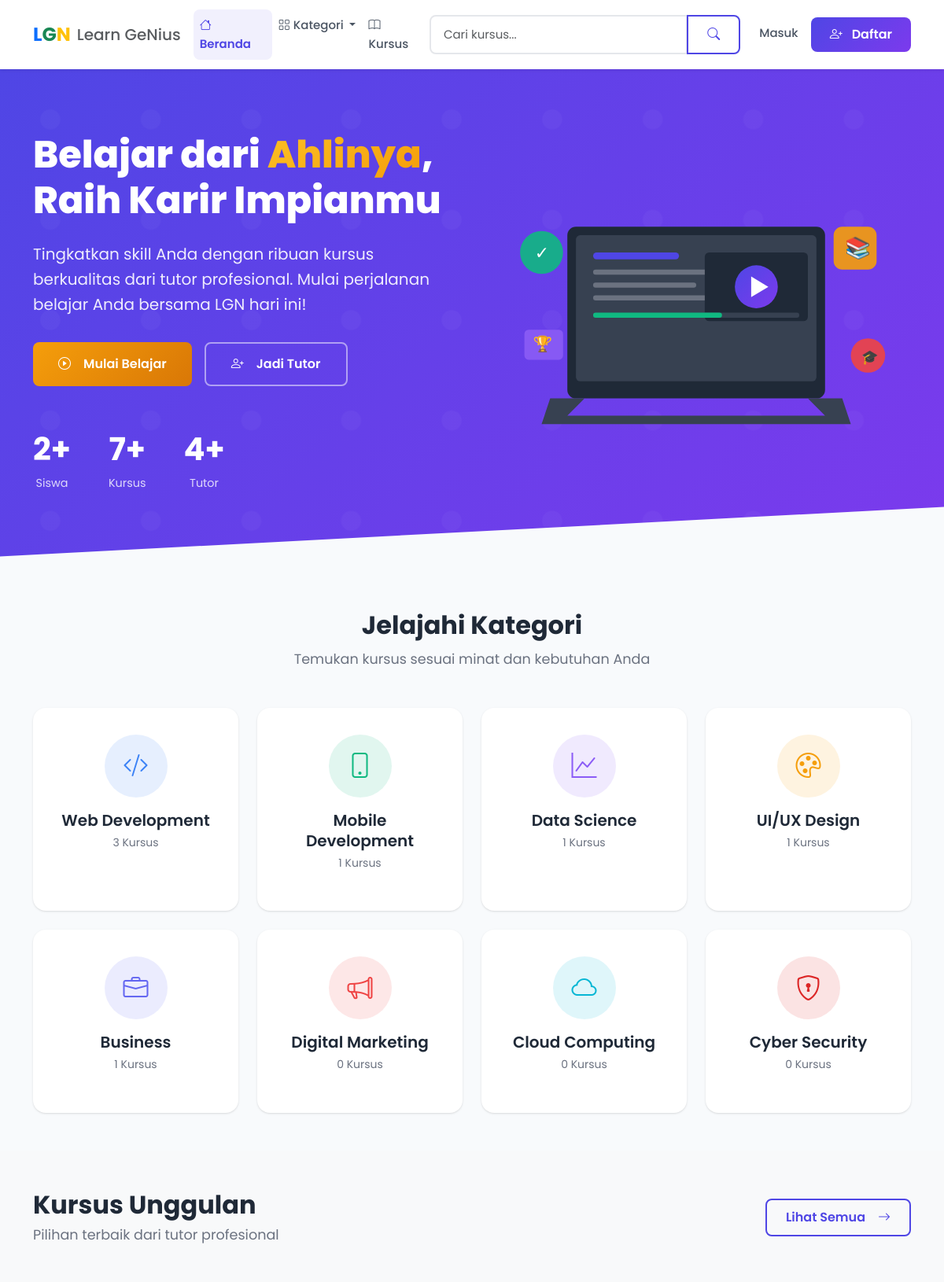
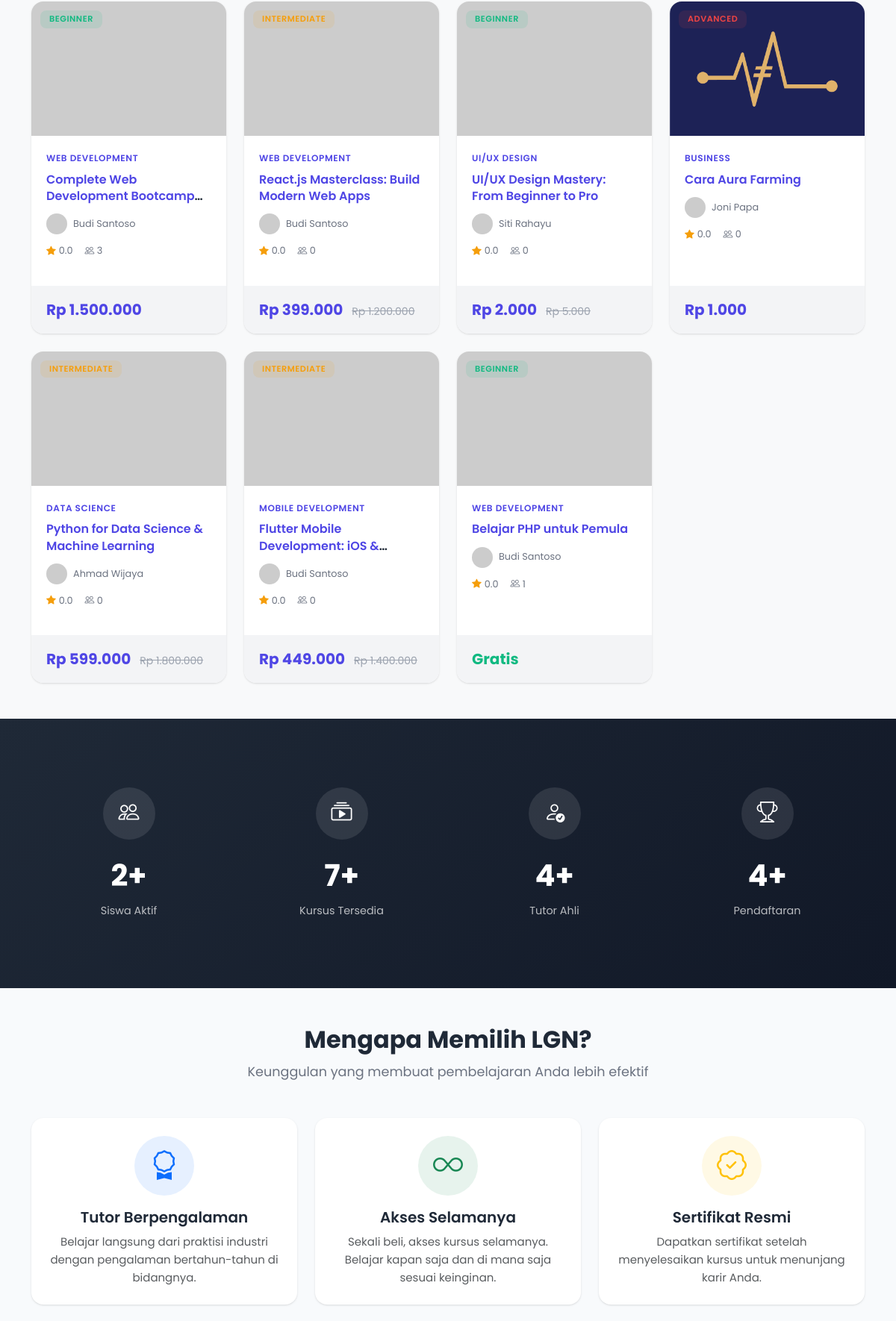
The page / (upper part) on the database its author committed (2 pictures, top to bottom).
### tables this page shows
CREATE TABLE `categories` (
  `id` int(11) NOT NULL,
  `name` varchar(100) NOT NULL,
  `slug` varchar(100) NOT NULL,
  `description` text DEFAULT NULL,
  `icon` varchar(50) DEFAULT 'bi-folder',
  `color` varchar(20) DEFAULT '#4f46e5',
  `is_active` tinyint(1) DEFAULT 1,
  `created_at` timestamp NOT NULL DEFAULT current_timestamp()
);

CREATE TABLE `courses` (
  `id` int(11) NOT NULL,
  `tutor_id` int(11) NOT NULL,
  `category_id` int(11) NOT NULL,
  `title` varchar(255) NOT NULL,
  `slug` varchar(255) NOT NULL,
  `short_description` varchar(500) DEFAULT NULL,
  `description` text DEFAULT NULL,
  `thumbnail` varchar(255) DEFAULT NULL,
  `preview_video_id` varchar(255) DEFAULT NULL,
  `price` decimal(12,2) NOT NULL DEFAULT 0.00,
  `discount_price` decimal(12,2) DEFAULT NULL,
  `level` enum('beginner','intermediate','advanced') DEFAULT 'beginner',
  `language` varchar(50) DEFAULT 'Indonesia',
  `requirements` text DEFAULT NULL,
  `what_you_learn` text DEFAULT NULL,
  `duration_hours` int(11) DEFAULT 0,
  `total_lessons` int(11) DEFAULT 0,
  `is_published` tinyint(1) DEFAULT 0,
  `is_featured` tinyint(1) DEFAULT 0,
  `created_at` timestamp NOT NULL DEFAULT current_timestamp(),
  `updated_at` timestamp NOT NULL DEFAULT current_timestamp() ON UPDATE current_timestamp()
);

CREATE TABLE `users` (
  `id` int(11) NOT NULL,
  `name` varchar(100) NOT NULL,
  `email` varchar(100) NOT NULL,
  `password` varchar(255) NOT NULL,
  `role` enum('student','tutor','admin') DEFAULT 'student',
  `avatar` varchar(255) DEFAULT NULL,
  `bio` text DEFAULT NULL,
  `phone` varchar(20) DEFAULT NULL,
  `is_active` tinyint(1) DEFAULT 1,
  `email_verified_at` timestamp NULL DEFAULT NULL,
  `created_at` timestamp NOT NULL DEFAULT current_timestamp(),
  `updated_at` timestamp NOT NULL DEFAULT current_timestamp() ON UPDATE current_timestamp()
);

### index.php (the view, shortened to what the rows shown need)
<?php
require_once 'includes/functions.php';
$db = getDB();
try {
    $stmt = $db->query("
        SELECT
            c.*,
            cat.name as category_name,
            u.name as tutor_name,
            u.avatar as tutor_avatar,
            (SELECT COUNT(*) FROM enrollments WHERE course_id = c.id) as enrollment_count,
            (SELECT AVG(rating) FROM reviews WHERE course_id = c.id) as avg_rating
        FROM courses c
        JOIN categories cat ON c.category_id = cat.id
        JOIN users u ON c.tutor_id = u.id
        WHERE c.is_published = 1
        ORDER BY c.is_featured DESC, c.created_at DESC
        LIMIT 8
    ");
    $featuredCourses = $stmt->fetchAll();
} catch (PDOException $e) {
    $featuredCourses = [];
}
try {
    $stmt = $db->query("
        SELECT
            cat.*,
            (SELECT COUNT(*) FROM courses WHERE category_id = cat.id AND is_published = 1) as course_count
        FROM categories cat
        WHERE cat.is_active = 1
        ORDER BY course_count DESC
        LIMIT 8
    ");
    $categories = $stmt->fetchAll();
} catch (PDOException $e) {
    $categories = [];
}
require_once 'includes/header.php';
?>
<main>
    <section class="hero-section">
        <div class="container">
            <div class="row align-items-center">
                <div class="col-lg-6 hero-content">
                    <h1 class="hero-title">
                        Belajar dari <span>Ahlinya</span>, Raih Karir Impianmu
                    </h1>
                </div>
            </div>
        </div>
    </section>
    <section class="py-5">
        <div class="container">
            <div class="text-center mb-5">
                <h2 class="section-title">Jelajahi Kategori</h2>
            </div>
            <?php if (empty($categories)): ?>
            <div class="text-center py-4">
                <p class="text-muted">Kategori akan segera tersedia</p>
            </div>
            <?php else: ?>
            <div class="row g-4">
                <?php foreach ($categories as $category): ?>
                <div class="col-lg-3 col-md-4 col-sm-6">
                    <a href="/pages/courses.php?category=<?= htmlspecialchars($category['slug']) ?>" class="text-decoration-none">
                        <div class="card category-card h-100">
                            <div class="category-icon" style="background: <?= htmlspecialchars($category['color'] ?? '#4f46e5') ?>20; color: <?= htmlspecialchars($category['color'] ?? '#4f46e5') ?>;">
                                <i class="bi <?= htmlspecialchars($category['icon'] ?? 'bi-folder') ?>"></i>
                            </div>
                            <h5 class="category-name"><?= htmlspecialchars($category['name']) ?></h5>
                            <p class="category-count"><?= (int)$category['course_count'] ?> Kursus</p>
                        </div>
                    </a>
                </div>
                <?php endforeach; ?>
            </div>
            <?php endif; ?>
        </div>
    </section>
    <section class="py-5 bg-light">
        <div class="container">
            <div class="d-flex justify-content-between align-items-center mb-5">
                <div>
                    <h2 class="section-title mb-1">Kursus Unggulan</h2>
                </div>
            </div>
            <?php if (empty($featuredCourses)): ?>
            <div class="text-center py-5">
                <i class="bi bi-journal-code fs-1 text-muted"></i>
                <p class="mt-3 text-muted">Kursus akan segera tersedia</p>
            </div>
            <?php else: ?>
            <div class="row g-4">
                <?php foreach ($featuredCourses as $course): ?>
                <div class="col-lg-3 col-md-6">
                    <div class="card course-card h-100">
                        <div class="card-img-wrapper">
                            <img src="<?= getCourseImage($course) ?>"
                                 class="card-img-top"
                                 alt="<?= htmlspecialchars($course['title']) ?>"
                                 onerror="this.src='https://via.placeholder.com/750x422/4f46e5/ffffff?text=LGN+Course'">
                            <span class="card-badge badge badge-level <?= htmlspecialchars($course['level']) ?>">
                                <?= ucfirst(htmlspecialchars($course['level'])) ?>
                            </span>
                        </div>
                        <div class="card-body">
                            <span class="course-category"><?= htmlspecialchars($course['category_name']) ?></span>
                            <h5 class="course-title">
                                <a href="/pages/course_detail.php?slug=<?= htmlspecialchars($course['slug']) ?>">
                                    <?= htmlspecialchars($course['title']) ?>
                                </a>
                            </h5>
                            <div class="tutor-info">
                                <img src="<?= getUserAvatar($course, 36) ?>"
                                     alt="<?= htmlspecialchars($course['tutor_name']) ?>"
                                     class="tutor-avatar"
                                     onerror="this.src='https://ui-avatars.com/api/?name=Tutor&background=4f46e5&color=fff&size=36'">
                                <span class="tutor-name"><?= htmlspecialchars($course['tutor_name']) ?></span>
                            </div>
                            <div class="course-meta">
                                <span class="course-rating">
                                    <span class="stars"><i class="bi bi-star-fill"></i></span>
                                    <?= number_format((float)($course['avg_rating'] ?? 0), 1) ?>
                                </span>
                                <span><i class="bi bi-people"></i> <?= number_format((int)$course['enrollment_count']) ?></span>
                            </div>
                        </div>
                        <div class="card-footer">
                            <div>
                                <?php
                                $price = (float)$course['price'];
                                $discountPrice = $course['discount_price'] ? (float)$course['discount_price'] : null;
                                ?>
                                <?php if ($discountPrice): ?>
                                    <span class="course-price"><?= formatCurrency($discountPrice) ?></span>
                                    <span class="course-price-original"><?= formatCurrency($price) ?></span>
                                <?php else: ?>
                                    <span class="course-price <?= $price == 0 ? 'free' : '' ?>">
                                        <?= $price == 0 ? 'Gratis' : formatCurrency($price) ?>
                                    </span>
                                <?php endif; ?>
                            </div>
                        </div>
                    </div>
                </div>
                <?php endforeach; ?>
            </div>
            <?php endif; ?>
        </div>
    </section>
    <section class="py-5">
        <div class="container">
            <div class="text-center mb-5">
                <h2 class="section-title">Mengapa Memilih LGN?</h2>
            </div>
        </div>
    </section>
</main>
<?php require_once 'includes/footer.php'; ?>

### rows shown on the page
categories: name "Web Development", course_count "3"
categories: name "Mobile Development", course_count "1"
categories: name "Data Science", course_count "1"
categories: name "UI/UX Design", course_count "1"
categories: name "Business", course_count "1"
categories: name "Digital Marketing", course_count "0"
categories: name "Cloud Computing", course_count "0"
categories: name "Cyber Security", course_count "0"
courses: level "BEGINNER", category.name "WEB DEVELOPMENT", title "Complete Web Development…", tutor.name "Budi Santoso", avg_rating "0.0", enrollment_count "3", price "Rp 1.500.000"
courses: level "INTERMEDIATE", category.name "WEB DEVELOPMENT", title "React.js Masterclass: Build Modern Web Apps", tutor.name "Budi Santoso", avg_rating "0.0", enrollment_count "0", discount_price "Rp 399.000", price "Rp 1.200.000"
courses: level "BEGINNER", category.name "UI/UX DESIGN", title "UI/UX Design Mastery: From Beginner to Pro", tutor.name "Siti Rahayu", avg_rating "0.0", enrollment_count "0", discount_price "Rp 2.000", price "Rp 5.000"
courses: thumbnail (picture), level "ADVANCED", category.name "BUSINESS", title "Cara Aura Farming", tutor.name "Joni Papa", avg_rating "0.0", enrollment_count "0", price "Rp 1.000"
courses: level "INTERMEDIATE", category.name "DATA SCIENCE", title "Python for Data Science & Machine Learning", tutor.name "Ahmad Wijaya", avg_rating "0.0", enrollment_count "0", discount_price "Rp 599.000", price "Rp 1.800.000"
courses: level "INTERMEDIATE", category.name "MOBILE DEVELOPMENT", title "Flutter Mobile Development: iOS…", tutor.name "Budi Santoso", avg_rating "0.0", enrollment_count "0", discount_price "Rp 449.000", price "Rp 1.400.000"
courses: level "BEGINNER", category.name "WEB DEVELOPMENT", title "Belajar PHP untuk Pemula", tutor.name "Budi Santoso", avg_rating "0.0", enrollment_count "1", price "Gratis"

### other values the page prints
$stats['students'] "2"
$stats['courses'] "7"
$stats['tutors'] "4"
$stats['enrollments'] "4"
